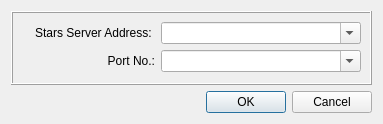
<?xml version="1.0" encoding="UTF-8"?>
<ui version="4.0">
 <class>StarsSV</class>
 <widget class="QDialog" name="StarsSV">
  <property name="geometry">
   <rect>
    <x>0</x>
    <y>0</y>
    <width>383</width>
    <height>124</height>
   </rect>
  </property>
  <property name="windowTitle">
   <string>Set Stars Server</string>
  </property>
  <layout class="QGridLayout" name="gridLayout_2">
   <item row="1" column="0">
    <widget class="QDialogButtonBox" name="buttonBox">
     <property name="orientation">
      <enum>Qt::Horizontal</enum>
     </property>
     <property name="standardButtons">
      <set>QDialogButtonBox::Cancel|QDialogButtonBox::Ok</set>
     </property>
    </widget>
   </item>
   <item row="0" column="0">
    <widget class="QFrame" name="frame">
     <property name="frameShape">
      <enum>QFrame::Box</enum>
     </property>
     <property name="frameShadow">
      <enum>QFrame::Raised</enum>
     </property>
     <layout class="QGridLayout" name="gridLayout">
      <item row="0" column="0">
       <widget class="QLabel" name="label">
        <property name="text">
         <string>Stars Server Address: </string>
        </property>
        <property name="alignment">
         <set>Qt::AlignRight|Qt::AlignTrailing|Qt::AlignVCenter</set>
        </property>
       </widget>
      </item>
      <item row="0" column="1">
       <widget class="QComboBox" name="StarsSVA">
        <property name="minimumSize">
         <size>
          <width>200</width>
          <height>0</height>
         </size>
        </property>
        <property name="editable">
         <bool>true</bool>
        </property>
       </widget>
      </item>
      <item row="1" column="1">
       <widget class="QComboBox" name="StarsSVP">
        <property name="editable">
         <bool>true</bool>
        </property>
       </widget>
      </item>
      <item row="1" column="0">
       <widget class="QLabel" name="label_2">
        <property name="text">
         <string>Port No.:</string>
        </property>
        <property name="alignment">
         <set>Qt::AlignRight|Qt::AlignTrailing|Qt::AlignVCenter</set>
        </property>
       </widget>
      </item>
     </layout>
    </widget>
   </item>
  </layout>
 </widget>
 <resources/>
 <connections>
  <connection>
   <sender>buttonBox</sender>
   <signal>accepted()</signal>
   <receiver>StarsSV</receiver>
   <slot>accept()</slot>
   <hints>
    <hint type="sourcelabel">
     <x>248</x>
     <y>254</y>
    </hint>
    <hint type="destinationlabel">
     <x>157</x>
     <y>274</y>
    </hint>
   </hints>
  </connection>
  <connection>
   <sender>buttonBox</sender>
   <signal>rejected()</signal>
   <receiver>StarsSV</receiver>
   <slot>reject()</slot>
   <hints>
    <hint type="sourcelabel">
     <x>316</x>
     <y>260</y>
    </hint>
    <hint type="destinationlabel">
     <x>286</x>
     <y>274</y>
    </hint>
   </hints>
  </connection>
 </connections>
</ui>
